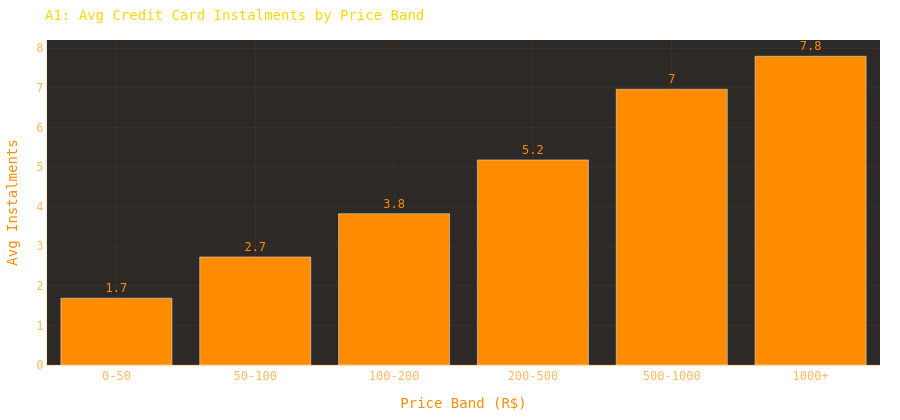

Here is the notebook cell this chart was saved with:
### Markdown cell above
---
## 1. Customer Behaviour

### A1: Higher-priced items drive more instalment usage
**Hypothesis:** Customers buying expensive products (500+ R$) use more instalments than those buying cheap ones (<50 R$).  
**Test:** Average instalments by price band — expect monotonic upward trend.

### Code cell
# A1: Average instalments by price band (credit card only — other types are always 1)
a1 = (
    mart_df[mart_df["payment_type"] == "credit_card"]
    .groupby("price_band")
    .agg(
        avg_instalments=("payment_installments", "mean"),
        median_instalments=("payment_installments", "median"),
        count=("payment_installments", "count"),
    )
    .reindex(BAND_ORDER)
    .reset_index()
)
print(a1.to_string(index=False))

fig = px.bar(
    a1, x="price_band", y="avg_instalments",
    text=a1["avg_instalments"].round(1),
    title="A1: Avg Credit Card Instalments by Price Band",
    labels={"price_band": "Price Band (R$)", "avg_instalments": "Avg Instalments"},
    color_discrete_sequence=[COLORS["orange"]],
    category_orders={"price_band": BAND_ORDER},
)
fig.update_traces(textposition="outside")
fig.update_layout(**layout(height=420))
fig.show()

### Figure 1 — Plotly figure (JSON) as saved in the notebook; plotly's stock layout.template omitted (floating-point values rounded to 4 significant figures)
{"data": [{"hovertemplate": "Price Band (R$)=%{x}<br>Avg Instalments=%{y}<br>text=%{text}<extra></extra>", "legendgroup": "", "marker": {"color": "#FF8C00", "pattern": {"shape": ""}}, "name": "", "orientation": "v", "showlegend": false, "text": [1.7, 2.7, 3.8, 5.2, 7.0, 7.8], "textposition": "outside", "type": "bar", "x": ["0-50", "50-100", "100-200", "200-500", "500-1000", "1000+"], "xaxis": "x", "y": [1.688, 2.729, 3.821, 5.18, 6.965, 7.798], "yaxis": "y"}], "layout": {"barmode": "relative", "colorway": ["#FF8C00", "#FFD700", "#00C851", "#FF4444", "#00BFFF", "#BF00FF", "#FF69B4"], "font": {"color": "#FF8C00", "family": "Space Mono, monospace", "size": 12}, "height": 420, "legend": {"bgcolor": "rgba(0,0,0,0)", "font": {"color": "rgba(255,140,0,0.7)"}, "tracegroupgap": 0}, "margin": {"b": 40, "l": 40, "r": 20, "t": 40}, "paper_bgcolor": "rgba(0,0,0,0)", "plot_bgcolor": "rgba(8,4,0,0.85)", "title": {"font": {"color": "#FFD700", "size": 14}, "text": "A1: Avg Credit Card Instalments by Price Band"}, "xaxis": {"anchor": "y", "categoryarray": ["0-50", "50-100", "100-200", "200-500", "500-1000", "1000+"], "categoryorder": "array", "domain": [0.0, 1.0], "gridcolor": "rgba(255,140,0,0.08)", "linecolor": "rgba(255,140,0,0.2)", "tickfont": {"color": "rgba(255,140,0,0.6)"}, "title": {"text": "Price Band (R$)"}, "zerolinecolor": "rgba(255,140,0,0.15)"}, "yaxis": {"anchor": "x", "domain": [0.0, 1.0], "gridcolor": "rgba(255,140,0,0.08)", "linecolor": "rgba(255,140,0,0.2)", "tickfont": {"color": "rgba(255,140,0,0.6)"}, "title": {"text": "Avg Instalments"}, "zerolinecolor": "rgba(255,140,0,0.15)"}}}
